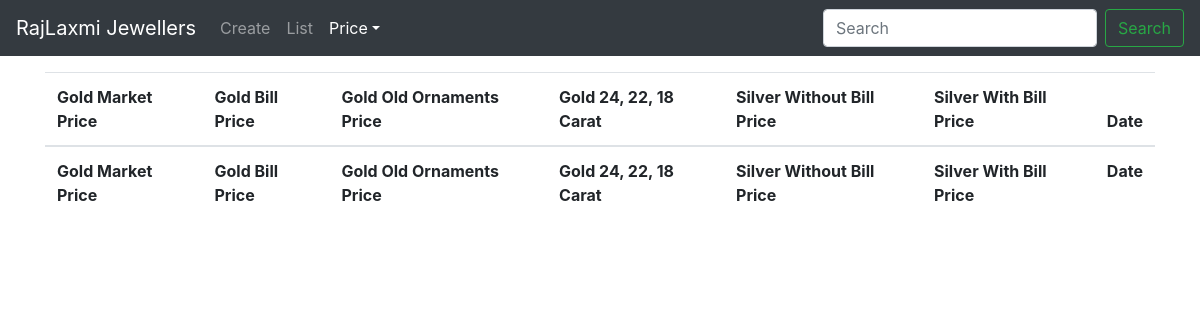
Page /price/list/ on the earlier database version.
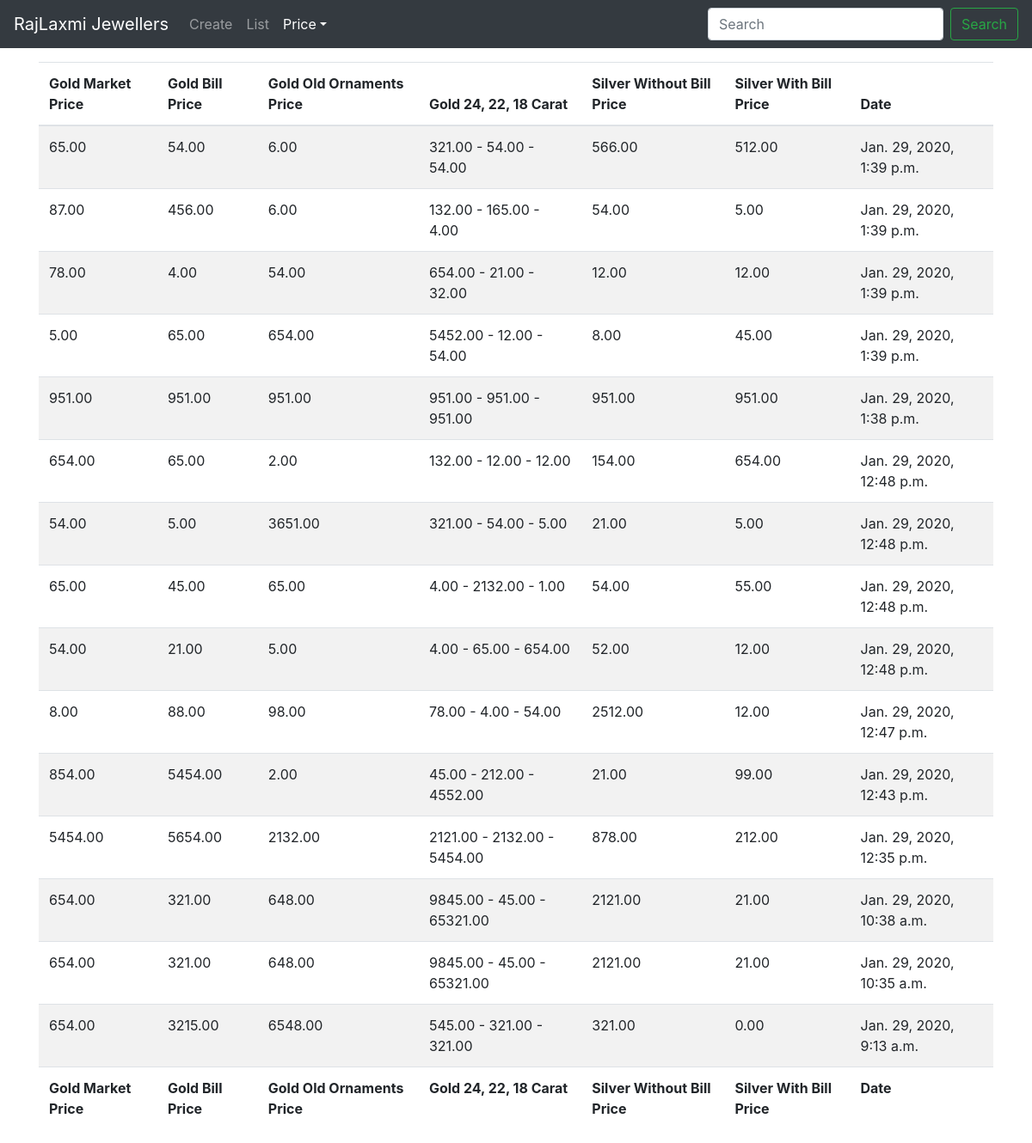
Same page on the later database version.
### price/models.py (models this page shows, shortened)
class Price(models.Model):
	gold_market_price = models.DecimalField(max_digits=21, decimal_places=2)
	gold_bill_price = models.DecimalField(max_digits=21, decimal_places=2)
	gold_old_ornaments_price = models.DecimalField(max_digits=21, decimal_places=2)
	gold_24_carat = models.DecimalField(max_digits=21, decimal_places=2)
	gold_22_carat = models.DecimalField(max_digits=21, decimal_places=2)
	gold_18_carat = models.DecimalField(max_digits=21, decimal_places=2)
	silver_without_bill_price = models.DecimalField(max_digits=21, decimal_places=2)
	silver_with_bill_price = models.DecimalField(null=True, blank=True,
												max_digits=21, decimal_places=2,
												default=0.00)
	date_added = models.DateTimeField(auto_now_add=True)

### price/views.py (the view)
# urls.py: path("list/", ListPriceView.as_view(), name="price-list"),
class ListPriceView(ListView):
	model = Price
	ordering = ["-date_added"]

### price/templates/price/price_list.html (shortened to what this page needs)
{% extends "base.html" %}
{% load static %}
{% block content %}
<table id="price_table" class="table table-hover table-striped" style="width:100%">
	<thead>
		<tr>
			<th>Gold Market Price</th>
			<th>Gold Bill Price</th>
			<th>Gold Old Ornaments Price</th>
			<th>Gold 24, 22, 18 Carat</th>
			<th>Silver Without Bill Price</th>
			<th>Silver With Bill Price</th>
			<th>Date</th>
		</tr>
	</thead>
	<tbody>
		{% for price in object_list %}
			<tr>
				<td>{{ price.gold_market_price }}</td>
				<td>{{ price.gold_bill_price }}</td>
				<td>{{ price.gold_old_ornaments_price }}</td>
				<td>
				{{ price.gold_24_carat }} -
				{{ price.gold_22_carat }} -
				{{ price.gold_18_carat }}
				</td>
				<td>{{ price.silver_without_bill_price }}</td>
				<td>{{ price.silver_with_bill_price }}</td>
				<td>{{ price.date_added }}</td>
			</tr>
		{% endfor %}
	</tbody>
	<tfoot>
		<tr>
			<th>Gold Market Price</th>
			<th>Gold Bill Price</th>
			<th>Gold Old Ornaments Price</th>
			<th>Gold 24, 22, 18 Carat</th>
			<th>Silver Without Bill Price</th>
			<th>Silver With Bill Price</th>
			<th>Date</th>
		</tr>
	</tfoot>
</table>
{% endblock content %}

### templates/base.html (shortened to what this page needs)
{% load static %}
{% url 'price-create' as price_create %}
{% url 'price-list' as price_list %}
{% url 'price-detail' object.id as price_detail %}
<!DOCTYPE html>
<html lang="en">
<head>
	<link rel="stylesheet" href="{% static 'css/bootstrap-4.4.1.min.css' %}">
	<link rel="stylesheet" type="text/css" href="{% static 'css/dataTables.bootstrap4.min.css' %}">
</head>
<body style="padding-top: 4.5rem;">
{% with url_name=request.resolver_match.url_name %}
	<nav class="navbar navbar-expand-md navbar-dark fixed-top bg-dark">
		<a class="navbar-brand" href="{% url 'person-create' %}">RajLaxmi Jewellers</a>
		<div class="collapse navbar-collapse" id="navbarCollapse">
			<ul class="navbar-nav mr-auto">
				{% if url_name == "person-create" %}
					<li class="nav-item active">
				{% else %}
					<li class="nav-item">
				{% endif %}
						<a class="nav-link" href="{% url 'person-create' %}">Create
						</a>
					</li>
				{% if url_name == "person-list" %}
					<li class="nav-item active">
				{% else %}
					<li class="nav-item">
				{% endif %}
					<a class="nav-link" href="{% url 'person-list' %}">List</a>
				</li>
				{% if request.path == price_create or request.path == price_list or request.path == price_detail %}
					<li class="nav-item active dropdown">
				{% else %}
					<li class="nav-item dropdown">
				{% endif %}
				    <a class="nav-link dropdown-toggle" href="#" data-toggle="dropdown" aria-haspopup="true" aria-expanded="false">Price</a>
				</li>
			</ul>
			<form class="form-inline mt-2 mt-md-0">
				<input class="form-control mr-sm-2" type="text" placeholder="Search" aria-label="Search">
				<button class="btn btn-outline-success my-2 my-sm-0" type="submit">Search</button>
			</form>
		</div>
	</nav>
	<main role="main" class="container">
		{% block content %}
		{% endblock content %}
	</main>
    {% endwith %}
</body>
</html>

Differences in the rows shown:
added Price: gold_market_price "65.00", gold_bill_price "54.00", gold_old_ornaments_price "6.00", gold_24_carat "321.00", gold_22_carat "54.00", gold_18_carat "54.00", silver_without_bill_price "566.00", silver_with_bill_price "512.00", date_added "Jan. 29, 2020, 1:39 p.m."
added Price: gold_market_price "87.00", gold_bill_price "456.00", gold_old_ornaments_price "6.00", gold_24_carat "132.00", gold_22_carat "165.00", gold_18_carat "4.00", silver_without_bill_price "54.00", silver_with_bill_price "5.00", date_added "Jan. 29, 2020, 1:39 p.m."
added Price: gold_market_price "78.00", gold_bill_price "4.00", gold_old_ornaments_price "54.00", gold_24_carat "654.00", gold_22_carat "21.00", gold_18_carat "32.00", silver_without_bill_price "12.00", silver_with_bill_price "12.00", date_added "Jan. 29, 2020, 1:39 p.m."
added Price: gold_market_price "5.00", gold_bill_price "65.00", gold_old_ornaments_price "654.00", gold_24_carat "5452.00", gold_22_carat "12.00", gold_18_carat "54.00", silver_without_bill_price "8.00", silver_with_bill_price "45.00", date_added "Jan. 29, 2020, 1:39 p.m."
added Price: gold_market_price "951.00", gold_bill_price "951.00", gold_old_ornaments_price "951.00", gold_24_carat "951.00", gold_22_carat "951.00", gold_18_carat "951.00", silver_without_bill_price "951.00", silver_with_bill_price "951.00", date_added "Jan. 29, 2020, 1:38 p.m."
added Price: gold_market_price "654.00", gold_bill_price "65.00", gold_old_ornaments_price "2.00", gold_24_carat "132.00", gold_22_carat "12.00", gold_18_carat "12.00", silver_without_bill_price "154.00", silver_with_bill_price "654.00", date_added "Jan. 29, 2020, 12:48 p.m."
added Price: gold_market_price "54.00", gold_bill_price "5.00", gold_old_ornaments_price "3651.00", gold_24_carat "321.00", gold_22_carat "54.00", gold_18_carat "5.00", silver_without_bill_price "21.00", silver_with_bill_price "5.00", date_added "Jan. 29, 2020, 12:48 p.m."
added Price: gold_market_price "65.00", gold_bill_price "45.00", gold_old_ornaments_price "65.00", gold_24_carat "4.00", gold_22_carat "2132.00", gold_18_carat "1.00", silver_without_bill_price "54.00", silver_with_bill_price "55.00", date_added "Jan. 29, 2020, 12:48 p.m."
added Price: gold_market_price "54.00", gold_bill_price "21.00", gold_old_ornaments_price "5.00", gold_24_carat "4.00", gold_22_carat "65.00", gold_18_carat "654.00", silver_without_bill_price "52.00", silver_with_bill_price "12.00", date_added "Jan. 29, 2020, 12:48 p.m."
added Price: gold_market_price "8.00", gold_bill_price "88.00", gold_old_ornaments_price "98.00", gold_24_carat "78.00", gold_22_carat "4.00", gold_18_carat "54.00", silver_without_bill_price "2512.00", silver_with_bill_price "12.00", date_added "Jan. 29, 2020, 12:47 p.m."
added Price: gold_market_price "854.00", gold_bill_price "5454.00", gold_old_ornaments_price "2.00", gold_24_carat "45.00", gold_22_carat "212.00", gold_18_carat "4552.00", silver_without_bill_price "21.00", silver_with_bill_price "99.00", date_added "Jan. 29, 2020, 12:43 p.m."
added Price: gold_market_price "5454.00", gold_bill_price "5654.00", gold_old_ornaments_price "2132.00", gold_24_carat "2121.00", gold_22_carat "2132.00", gold_18_carat "5454.00", silver_without_bill_price "878.00", silver_with_bill_price "212.00", date_added "Jan. 29, 2020, 12:35 p.m."
added Price: gold_market_price "654.00", gold_bill_price "321.00", gold_old_ornaments_price "648.00", gold_24_carat "9845.00", gold_22_carat "45.00", gold_18_carat "65321.00", silver_without_bill_price "2121.00", silver_with_bill_price "21.00", date_added "Jan. 29, 2020, 10:38 a.m."
added Price: gold_market_price "654.00", gold_bill_price "321.00", gold_old_ornaments_price "648.00", gold_24_carat "9845.00", gold_22_carat "45.00", gold_18_carat "65321.00", silver_without_bill_price "2121.00", silver_with_bill_price "21.00", date_added "Jan. 29, 2020, 10:35 a.m."
added Price: gold_market_price "654.00", gold_bill_price "3215.00", gold_old_ornaments_price "6548.00", gold_24_carat "545.00", gold_22_carat "321.00", gold_18_carat "321.00", silver_without_bill_price "321.00", silver_with_bill_price "0.00", date_added "Jan. 29, 2020, 9:13 a.m."
